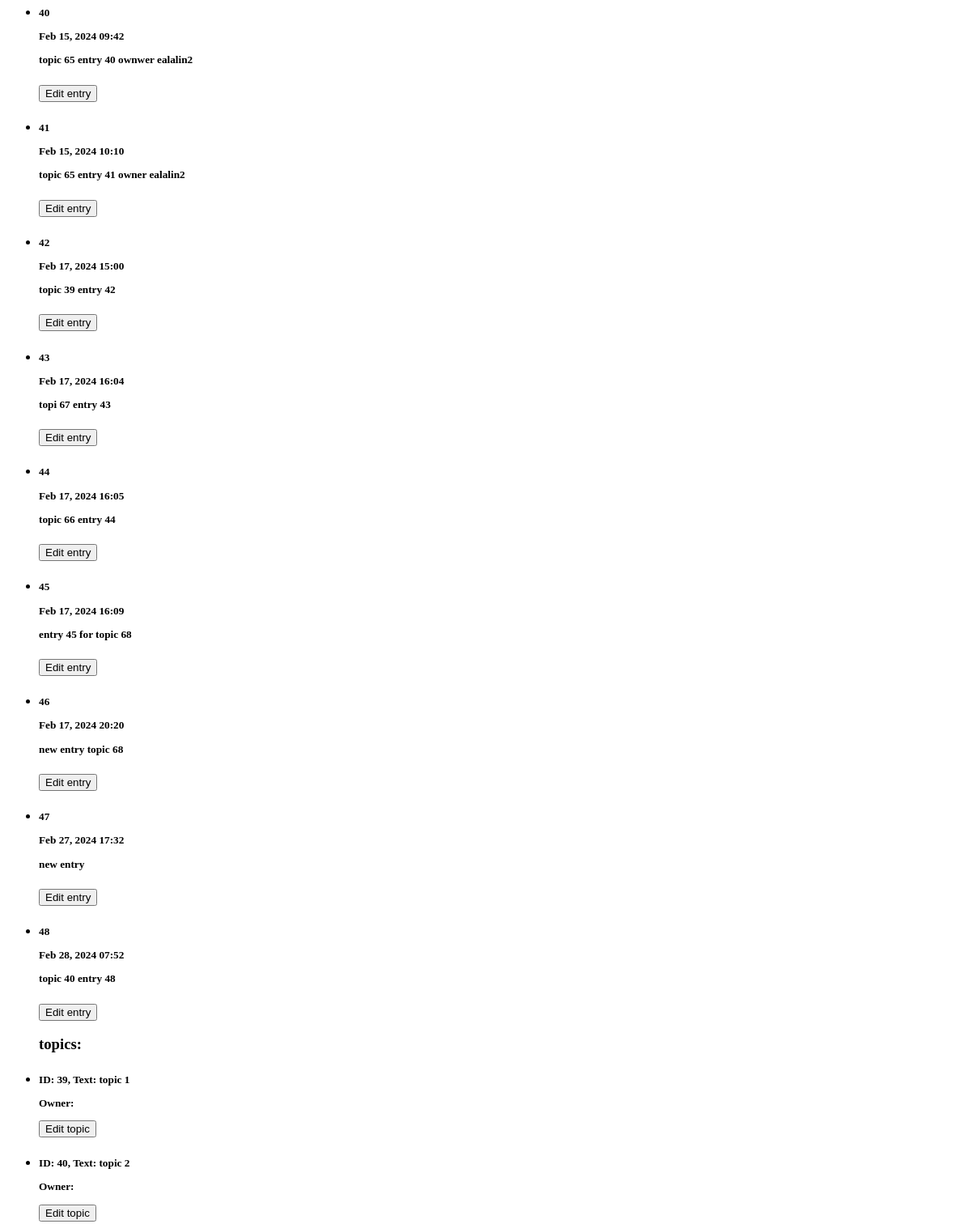
The app's page /test/ (middle part), older data.
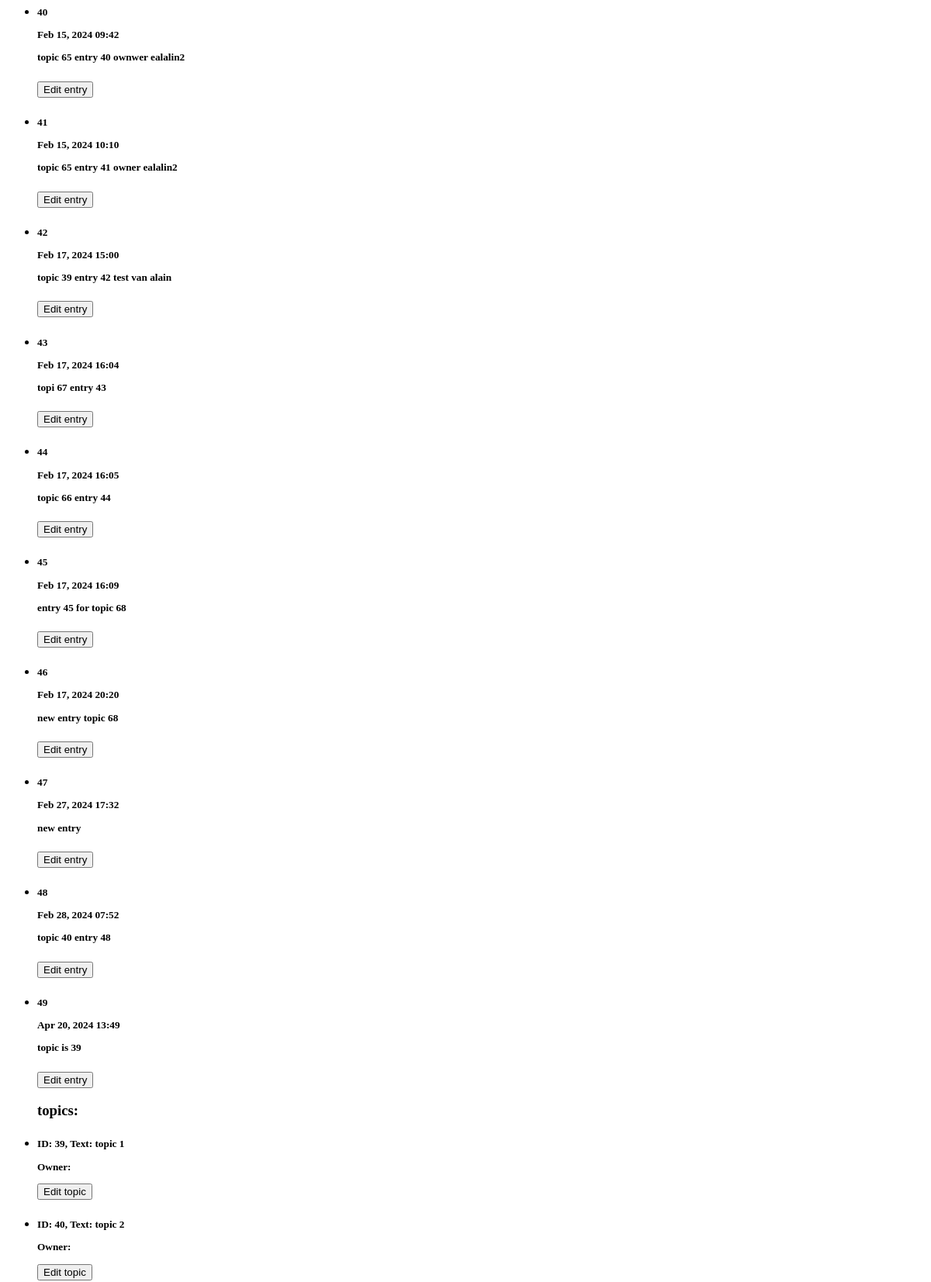
The same page, newer data.
### learning_logs/models.py (models this page shows, shortened)
class Entry(models.Model):
    topic = models.ForeignKey(Topic, on_delete=models.CASCADE)
    text = TextField(max_length=200)  # Using the custom TextField
    date_added = models.DateTimeField(auto_now_add=True)
    class Meta:
        verbose_name_plural = 'entries'

class Topic(models.Model):
    text = models.CharField(max_length=200)
    date_added = models.DateTimeField(auto_now_add=True)

### learning_logs/views.py (the view)
# urls.py: url(r'^test/$', views.test, name='test'),
def test(request):
    entries = Entry.objects.all()
    topics = Topic.objects.all()
    user = User.objects.get(username='ealalin2')
    print("*****user_id :",user.id ,"******")
    return render(request, 'learning_logs/topics.html', {'entries': entries, 'topics': topics})

### learning_logs/templates/learning_logs/topics.html (shortened to what this page needs)
{% extends "learning_logs/base.html" %}
{% block content %}
 <ul>
       {% for entry in entries %}
     <li>
      <h5>
      <p>{{ entry.id }}</p>
      <p>{{ entry.date_added|date:'M d, Y H:i' }}</p>
      <p>{{ entry.text|linebreaks }}</p>
      </h5>
     </li>
     <form action="{% url 'learning_logs:edit_entry' entry.id              %}" method="post">
       <button type="submit">Edit entry</button>
     </form>
     {% empty %}
     <li>
       There are no entries for this topic yet.
      <li>
     {% endfor %}
<h3>
<p>topics: {{ topic }}</p>
</h3>
{% for topic in topics %}
<li>
  <h5>
      <p>ID: {{ topic.id }}, Text: {{ topic.text }}</p>
    <p>Owner: {{ topic.owner.username }}</p>
      <form action="{% url 'learning_logs:topic' topic.id              %}" method="post">
        <button type="submit">Edit topic</button>
      </form>
  </h5>
</li>
{% empty %}
  <li>
    <h5>
    There are no entries for this topic yet.
    </h5>
  <li>
{% endfor %}
{% endblock content %}

Row changes from the older to the newer data that the page shows:
changed Entry id 42: text "topic 39 entry 42" → "topic 39 entry 42 test van alain"
added Entry: id "49", date_added "Apr 20, 2024 13:49", text "topic is 39"
